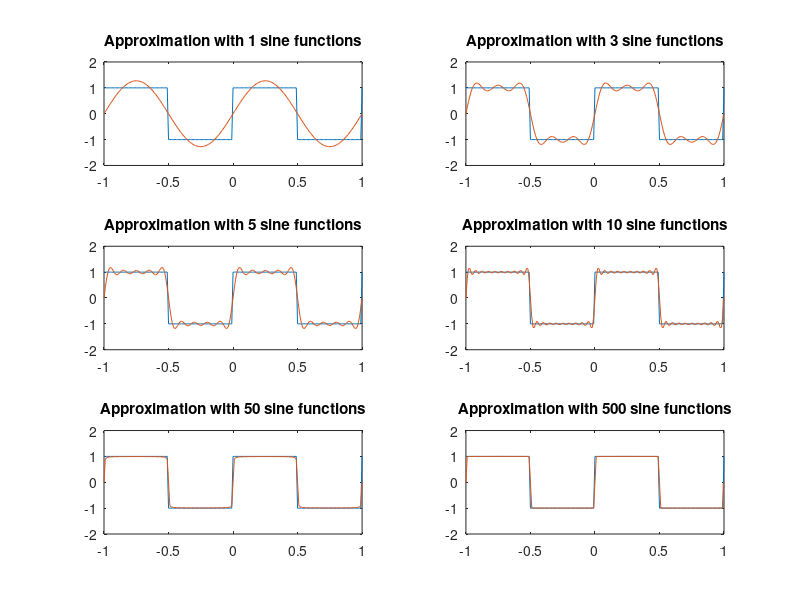

The MATLAB source for this figure:
t = -1:0.01:1;                           %x-axis
y = square(2*pi*t);
coEffecient = (4/pi);                    %Fourier co-effecient
subPlotIndex = 1;                        %sub-plot index
for i=[1,3,5,10,50,500]                  %iterates through no. of sin waves
    sum = 0;                                
    for k=1:2:i*2
    sum = sum +((sin(2*pi*k*t))/k);      %sums up the Fourier series to k
    end;
    h = coEffecient * sum;               %4/pi * sum
    subplot (3 ,2 ,subPlotIndex);        %plots Fourier wave vs Square sin
    plot(t,y);
    hold on;
    plot(t,h);
    str = sprintf('Approximation with %i sine functions', i);
    title(str);
    axis ([-1 1 -2 2]);
    subPlotIndex = subPlotIndex +1;      %increases subplot index
end;
